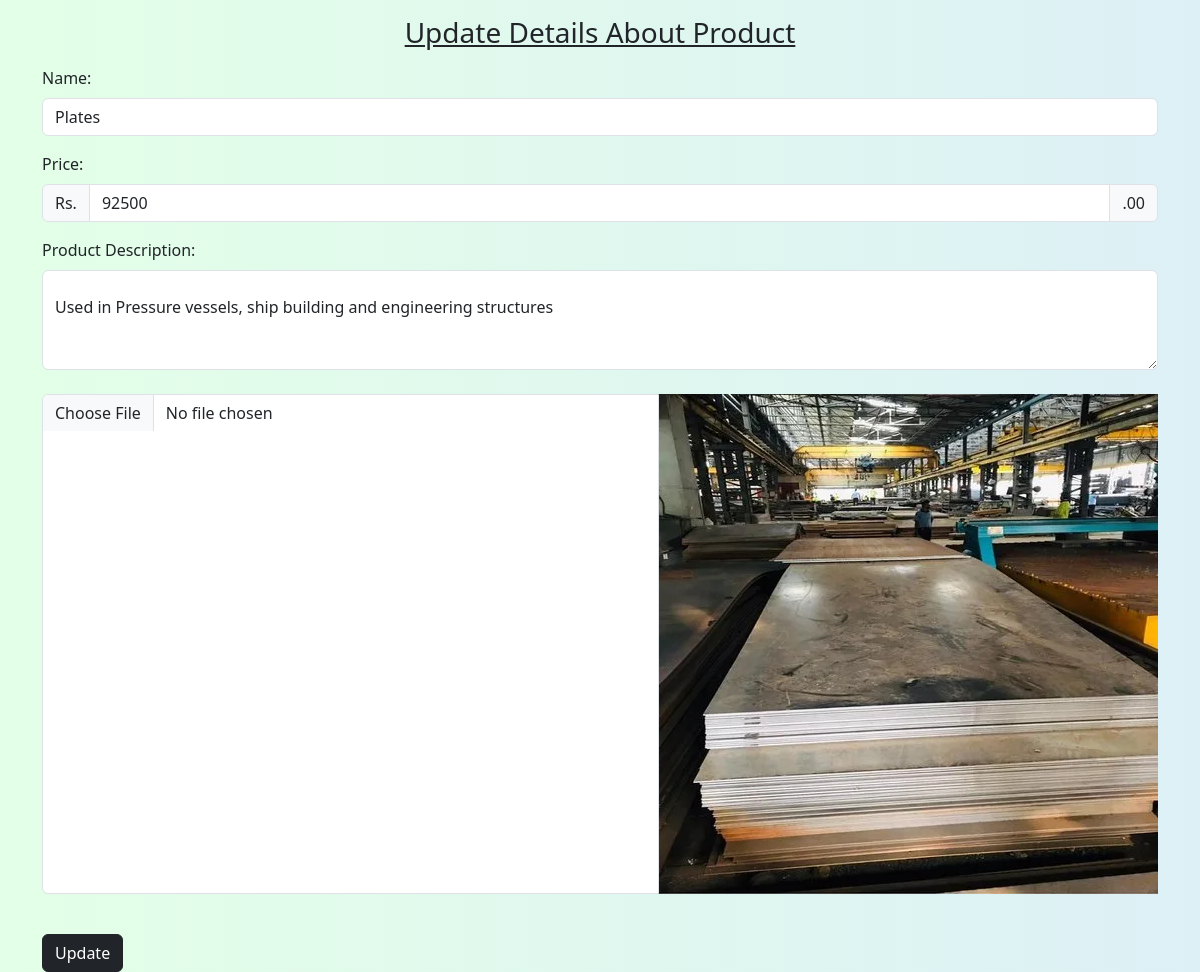
Page /update.php?updateid=5 on the committed database.
### tables this page shows
CREATE TABLE `list` (
  `id` int(11) NOT NULL,
  `name` varchar(100) NOT NULL,
  `price` int(10) NOT NULL,
  `desc_p` varchar(2048) NOT NULL,
  `image` varchar(200) NOT NULL
);

### update.php (the view, shortened to what this page needs)
<!DOCTYPE html>
<html lang="en">
<head>
    <link href="https://cdn.jsdelivr.net/npm/bootstrap@5.3.0-alpha3/dist/css/bootstrap.min.css" rel="stylesheet">
</head>
<body>
  <?php
  include 'connect.php';
  $id=$_GET['updateid'];
  $sql="SELECT * from `list` WHERE id=$id LIMIT 1";
  $res=mysqli_query($con,$sql);
  $row=mysqli_fetch_array($res);
  ?>
        <div class="container">
        <h3 class="text-center my-3"><u>Update Details About Product</u></h3>
        <form action="update1.php" method="post" enctype="multipart/form-data">
            <div class="mb-3">
              <label for="exampleInputName" class="form-label">Name:</label>
              <input type="text" class="form-control" id="exampleInputText" name="name" autocomplete="off" value="<?php echo $row['name'] ?>">
            </div>
            <label class="form-label">Price:</label>
            <div class="input-group mb-3">
                <span class="input-group-text">Rs.</span>
                <input type="text" class="form-control" name="price" autocomplete="off" value="<?php echo $row['price'] ?>">
                <span class="input-group-text">.00</span>
              </div>
              <label class="form-label">Product Description:</label>
              <div class="form-floating">
                <textarea class="form-control" placeholder="Enter Product Description" id="floatingTextarea2" style="height: 100px" name="desc_p" autocomplete="off"><?php echo $row['desc_p'] ?></textarea>
              </div>
              <br>
              <div class="input-group mb-3">
                <td><input type="file" class="form-control" id="inputGroupFile02" name="files" value="<?php echo $row['image'] ?>"><img src="<?php echo $row['image'] ?>" /></td>
              </div>
              <br>
            <button type="submit" class="btn btn-dark" name="update">Update</button>
          </form>
        </div>
</body>
</html>

### update.php (style rules this page uses)
body { background-image: url('background.png'); background-repeat: no-repeat; background-attachment: fixed; }

### rows in the picture
list: name "Plates", price "92500", desc_p "Used in Pressure vessels, ship building and engineering structures", image (picture)
